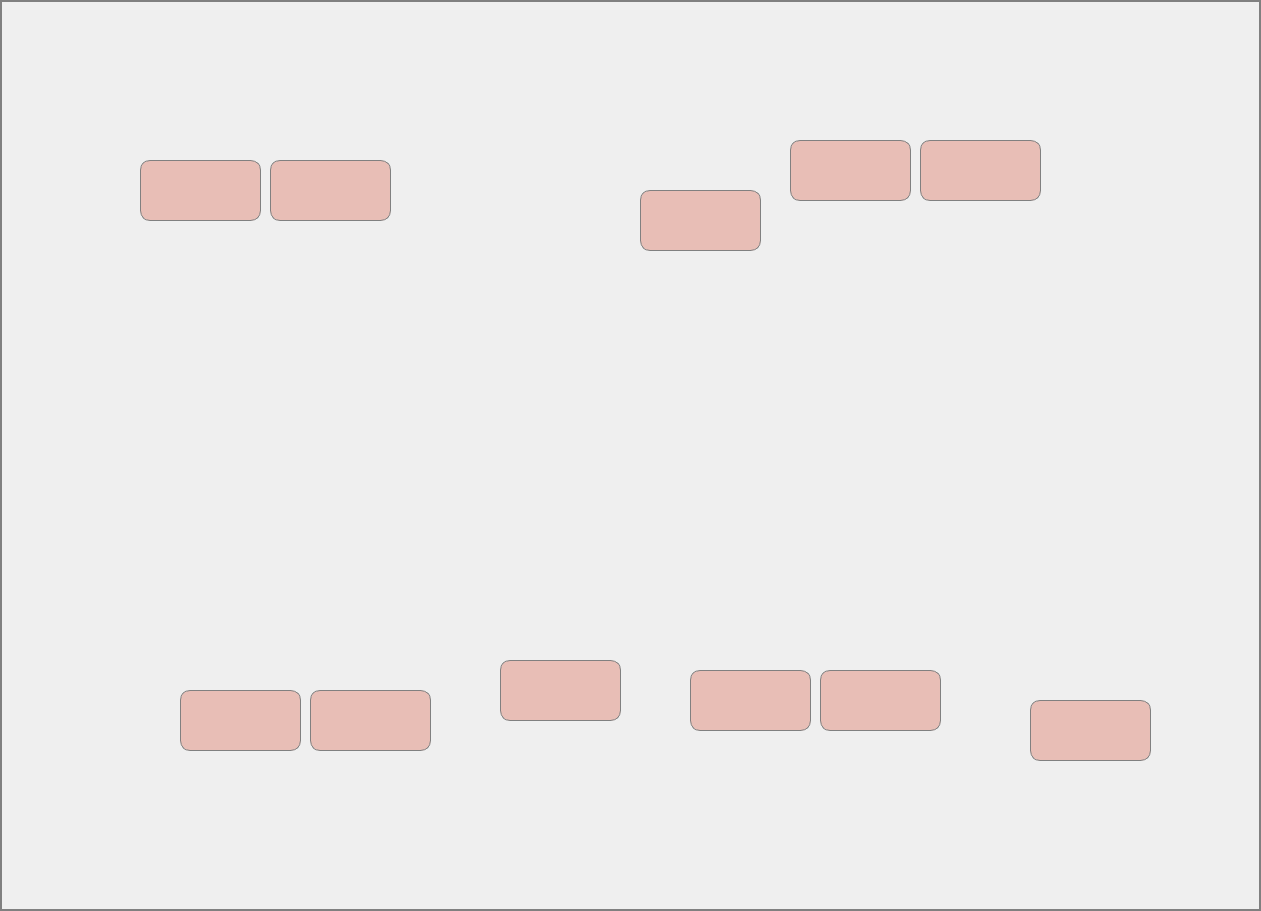
<?xml version="1.0" encoding="UTF-8"?>
<ui version="4.0">
 <class>Dialog</class>
 <widget class="QDialog" name="Dialog">
  <property name="geometry">
   <rect>
    <x>0</x>
    <y>0</y>
    <width>1261</width>
    <height>911</height>
   </rect>
  </property>
  <property name="windowTitle">
   <string>6th Floor Temperature</string>
  </property>
  <widget class="QLabel" name="label">
   <property name="geometry">
    <rect>
     <x>0</x>
     <y>0</y>
     <width>1261</width>
     <height>911</height>
    </rect>
   </property>
   <property name="styleSheet">
    <string notr="true">border: 2px solid grey;</string>
   </property>
   <property name="text">
    <string/>
   </property>
   <property name="pixmap">
    <pixmap>6F.jpg</pixmap>
   </property>
  </widget>
  <widget class="QLabel" name="label_2">
   <property name="geometry">
    <rect>
     <x>660</x>
     <y>290</y>
     <width>111</width>
     <height>61</height>
    </rect>
   </property>
   <property name="font">
    <font>
     <family>Times New Roman</family>
     <pointsize>28</pointsize>
    </font>
   </property>
   <property name="text">
    <string/>
   </property>
  </widget>
  <widget class="QLabel" name="label_3">
   <property name="geometry">
    <rect>
     <x>470</x>
     <y>400</y>
     <width>111</width>
     <height>61</height>
    </rect>
   </property>
   <property name="font">
    <font>
     <family>Times New Roman</family>
     <pointsize>28</pointsize>
    </font>
   </property>
   <property name="text">
    <string/>
   </property>
  </widget>
  <widget class="QLabel" name="label_15">
   <property name="geometry">
    <rect>
     <x>140</x>
     <y>160</y>
     <width>121</width>
     <height>61</height>
    </rect>
   </property>
   <property name="font">
    <font>
     <family>Times New Roman</family>
     <pointsize>28</pointsize>
    </font>
   </property>
   <property name="styleSheet">
    <string notr="true">background-color:rgba(222, 114, 94,100);
color:rgb(222, 114, 94);
border:1px solid grey;
border-radius: 10px;</string>
   </property>
   <property name="text">
    <string/>
   </property>
  </widget>
  <widget class="QLabel" name="label_16">
   <property name="geometry">
    <rect>
     <x>270</x>
     <y>160</y>
     <width>121</width>
     <height>61</height>
    </rect>
   </property>
   <property name="font">
    <font>
     <family>Times New Roman</family>
     <pointsize>28</pointsize>
    </font>
   </property>
   <property name="styleSheet">
    <string notr="true">background-color:rgba(222, 114, 94,100);
color:rgb(222, 114, 94);
border:1px solid grey;
border-radius: 10px;</string>
   </property>
   <property name="text">
    <string/>
   </property>
  </widget>
  <widget class="QLabel" name="label_17">
   <property name="geometry">
    <rect>
     <x>180</x>
     <y>690</y>
     <width>121</width>
     <height>61</height>
    </rect>
   </property>
   <property name="font">
    <font>
     <family>Times New Roman</family>
     <pointsize>28</pointsize>
    </font>
   </property>
   <property name="styleSheet">
    <string notr="true">background-color:rgba(222, 114, 94,100);
color:rgb(222, 114, 94);
border:1px solid grey;
border-radius: 10px;</string>
   </property>
   <property name="text">
    <string/>
   </property>
  </widget>
  <widget class="QLabel" name="label_18">
   <property name="geometry">
    <rect>
     <x>310</x>
     <y>690</y>
     <width>121</width>
     <height>61</height>
    </rect>
   </property>
   <property name="font">
    <font>
     <family>Times New Roman</family>
     <pointsize>28</pointsize>
    </font>
   </property>
   <property name="styleSheet">
    <string notr="true">background-color:rgba(222, 114, 94,100);
color:rgb(222, 114, 94);
border:1px solid grey;
border-radius: 10px;</string>
   </property>
   <property name="text">
    <string/>
   </property>
  </widget>
  <widget class="QLabel" name="label_19">
   <property name="geometry">
    <rect>
     <x>500</x>
     <y>660</y>
     <width>121</width>
     <height>61</height>
    </rect>
   </property>
   <property name="font">
    <font>
     <family>Times New Roman</family>
     <pointsize>28</pointsize>
    </font>
   </property>
   <property name="styleSheet">
    <string notr="true">background-color:rgba(222, 114, 94,100);
color:rgb(222, 114, 94);
border:1px solid grey;
border-radius: 10px;</string>
   </property>
   <property name="text">
    <string/>
   </property>
  </widget>
  <widget class="QLabel" name="label_20">
   <property name="geometry">
    <rect>
     <x>690</x>
     <y>670</y>
     <width>121</width>
     <height>61</height>
    </rect>
   </property>
   <property name="font">
    <font>
     <family>Times New Roman</family>
     <pointsize>28</pointsize>
    </font>
   </property>
   <property name="styleSheet">
    <string notr="true">background-color:rgba(222, 114, 94,100);
color:rgb(222, 114, 94);
border:1px solid grey;
border-radius: 10px;</string>
   </property>
   <property name="text">
    <string/>
   </property>
  </widget>
  <widget class="QLabel" name="label_21">
   <property name="geometry">
    <rect>
     <x>820</x>
     <y>670</y>
     <width>121</width>
     <height>61</height>
    </rect>
   </property>
   <property name="font">
    <font>
     <family>Times New Roman</family>
     <pointsize>28</pointsize>
    </font>
   </property>
   <property name="styleSheet">
    <string notr="true">background-color:rgba(222, 114, 94,100);
color:rgb(222, 114, 94);
border:1px solid grey;
border-radius: 10px;</string>
   </property>
   <property name="text">
    <string/>
   </property>
  </widget>
  <widget class="QLabel" name="label_22">
   <property name="geometry">
    <rect>
     <x>1030</x>
     <y>700</y>
     <width>121</width>
     <height>61</height>
    </rect>
   </property>
   <property name="font">
    <font>
     <family>Times New Roman</family>
     <pointsize>28</pointsize>
    </font>
   </property>
   <property name="styleSheet">
    <string notr="true">background-color:rgba(222, 114, 94,100);
color:rgb(222, 114, 94);
border:1px solid grey;
border-radius: 10px;</string>
   </property>
   <property name="text">
    <string/>
   </property>
  </widget>
  <widget class="QLabel" name="label_23">
   <property name="geometry">
    <rect>
     <x>640</x>
     <y>190</y>
     <width>121</width>
     <height>61</height>
    </rect>
   </property>
   <property name="font">
    <font>
     <family>Times New Roman</family>
     <pointsize>28</pointsize>
    </font>
   </property>
   <property name="styleSheet">
    <string notr="true">background-color:rgba(222, 114, 94,100);
color:rgb(222, 114, 94);
border:1px solid grey;
border-radius: 10px;</string>
   </property>
   <property name="text">
    <string/>
   </property>
  </widget>
  <widget class="QLabel" name="label_24">
   <property name="geometry">
    <rect>
     <x>790</x>
     <y>140</y>
     <width>121</width>
     <height>61</height>
    </rect>
   </property>
   <property name="font">
    <font>
     <family>Times New Roman</family>
     <pointsize>28</pointsize>
    </font>
   </property>
   <property name="styleSheet">
    <string notr="true">background-color:rgba(222, 114, 94,100);
color:rgb(222, 114, 94);
border:1px solid grey;
border-radius: 10px;</string>
   </property>
   <property name="text">
    <string/>
   </property>
  </widget>
  <widget class="QLabel" name="label_25">
   <property name="geometry">
    <rect>
     <x>920</x>
     <y>140</y>
     <width>121</width>
     <height>61</height>
    </rect>
   </property>
   <property name="font">
    <font>
     <family>Times New Roman</family>
     <pointsize>28</pointsize>
    </font>
   </property>
   <property name="styleSheet">
    <string notr="true">background-color:rgba(222, 114, 94,100);
color:rgb(222, 114, 94);
border:1px solid grey;
border-radius: 10px;</string>
   </property>
   <property name="text">
    <string/>
   </property>
  </widget>
 </widget>
 <resources/>
 <connections/>
</ui>
